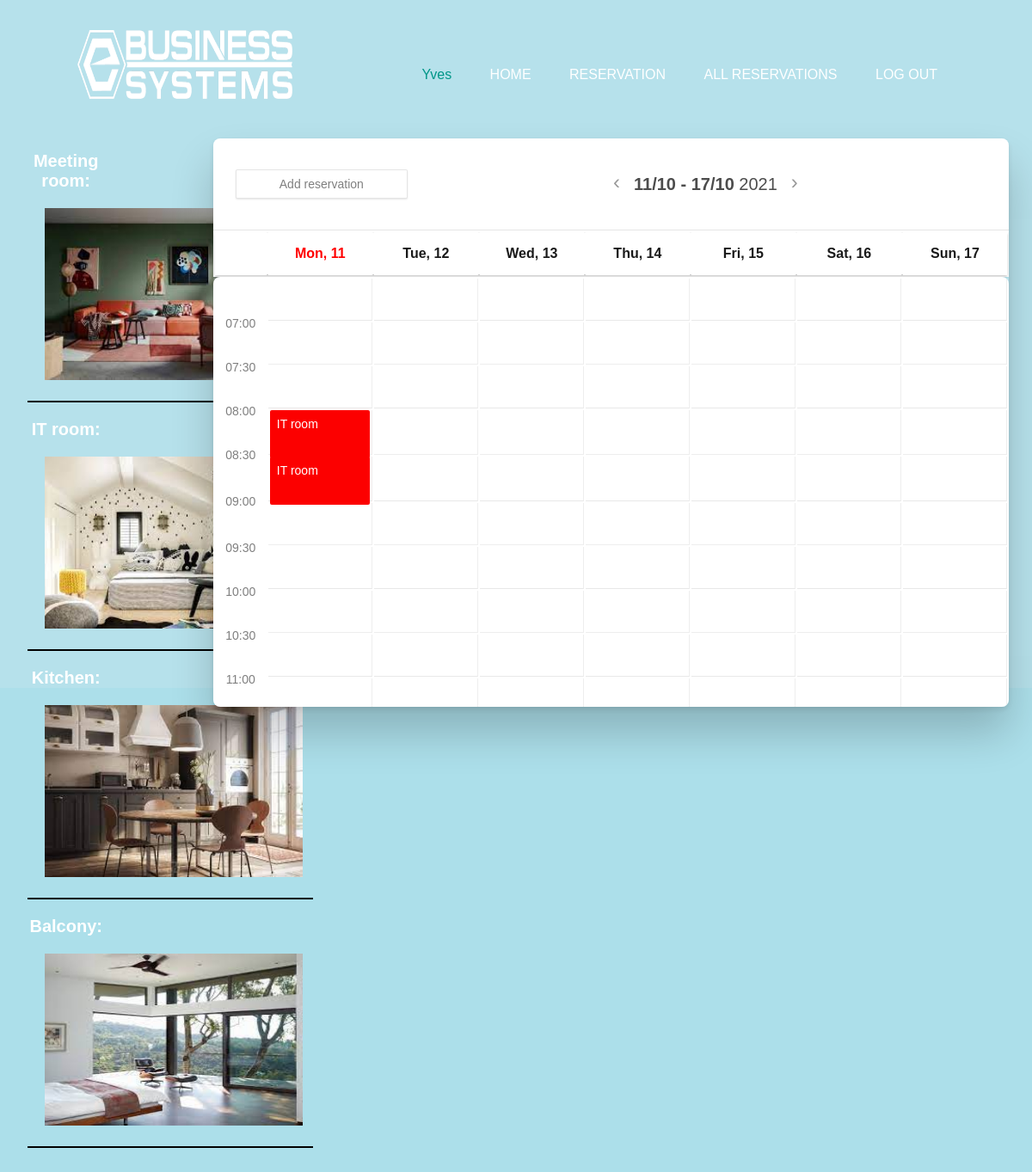
Screenshot of /index2.php (signed in) with the database file from the repository.
### tables this page shows
CREATE TABLE `rooms` (
  `id` int(11) NOT NULL,
  `name` varchar(20) NOT NULL,
  `description` text DEFAULT NULL,
  `floor_id` int(11) DEFAULT NULL,
  `slika` text NOT NULL
);

CREATE TABLE `reservations` (
  `id` int(11) NOT NULL,
  `name` varchar(250) NOT NULL,
  `date` timestamp NOT NULL DEFAULT current_timestamp() ON UPDATE current_timestamp(),
  `end_time` timestamp NOT NULL DEFAULT '0000-00-00 00:00:00',
  `room_id` int(11) DEFAULT NULL,
  `user_id` int(11) DEFAULT NULL
);

### index2.php (the view, shortened to what this page needs)
<?php
include("functions.php");
function whileSQL($con, $day, $time){
  $sql = "SELECT r.id AS id, r.date AS start_time, r.end_time AS end_time, r.name AS reservation_name, ro.name AS room_name, ro.floor_id AS floor_id, ro.id AS room_id, r.room_id AS rezRoom_id FROM reservations r INNER JOIN rooms ro ON ro.id=r.room_id";
  $result = mysqli_query($con, $sql);
  while($row=mysqli_fetch_assoc($result)){
    $cas = new DateTime(date("Y-m-d",$day)." $time:00");
    $zacetek = new DateTime($row["start_time"]);
    $konec = new DateTime($row["end_time"]);
    if (($cas > $zacetek) && ($cas <= $konec)){
      if($row['room_id'] == 1)
      {
          echo "<div class='event'>".$row["room_name"]."<div class='overlay_event'>"."<span class='text_overlay'>"."Reserved by: ".$row["reservation_name"]."</span>"."</div>"."</div>";
      }
      else if($row['room_id'] == 3)
      {
        echo "<div class='drugi_event'>".$row["room_name"]."<div class='overlay_event'>"."<span class='text_overlay'>"."Reserved by: ".$row["reservation_name"]."</span>"."</div>"."</div>";
      }
    }
    else{
    }
  }
}
?>
<!DOCTYPE html>
<html lang="sl" dir="ltr">
<head>
    <link rel="stylesheet" href="index.css">
    <link rel="stylesheet" href="calendar.css">
</head>
<body>
    <div class="banner">
        <div class="navbar">
            <?php
      include("navbar.php");
      ?>
        </div>
      <table class="tabela">
        <tr><td style="border: none">
        <?php
        $sql="SELECT * FROM rooms";
        $result=mysqli_query($con, $sql);
        while($row = mysqli_fetch_array($result))
        {
          $room_name=$row['name'];
          $url_slike=$row['slika'];
        ?>
        <div class="container">
        <p class="tekst_slike">  <?php echo $room_name.":"; ?> </p><img src="<?php echo $url_slike; ?>" alt="Avatar" class="image">
    </div><hr class="crta_pod_sliko"><?php } ?>
      </td>
      <td class="table_row"><div class="sticky_row"> <div class="calendar">
            <header>
                <a href="rezervacija.php"><button class="secondary" style="align-self: flex-start; flex: 0 0 1">Add
                        reservation</button></a>
                <div class="calendar__title" style="display: flex; justify-content: center; align-items: center">
                    <div><a class="icon secondary chevron_left" href="index2.php?date=back">‹</a></div>
                    <?php
        $startOfWeek = date_create(date("y-m-d"));
        $endOfWeek = date_create(date('y-m-d', strtotime('+ 6 days')));
        ?>
                    <h1 class="" style="flex: 1;"><span></span><strong><?php echo date_format($startOfWeek, "d/m") ?> -
                            <?php echo date_format($endOfWeek, "d/m") ?> </strong><?php echo date("Y"); ?></h1>
                    <div><a class="icon secondary chevron_left" href="index2.php?date=next">›</a></div>
                </div>
            </header>
            <div class="outer">
                <table>
                    <thead>
                        <tr>
                            <th class="headcol"></th>
                            <th class="today"> <?php echo date_format($startOfWeek, "D, j"); ?></th>
                            <th><?php echo date("D, j", strtotime(date_format($startOfWeek, "Y-m-d"). '+1 days')); ?>
                            </th>
                            <th><?php echo date("D, j", strtotime(date_format($startOfWeek, "Y-m-d"). '+2 days')); ?>
                            </th>
                            <th><?php echo date("D, j", strtotime(date_format($startOfWeek, "Y-m-d"). '+3 days')); ?>
                            </th>
                            <th><?php echo date("D, j", strtotime(date_format($startOfWeek, "Y-m-d"). '+4 days')); ?>
                            </th>
                            <th><?php echo date("D, j", strtotime(date_format($startOfWeek, "Y-m-d"). '+5 days')); ?>
                            </th>
                            <th><?php echo date("D, j", strtotime(date_format($startOfWeek, "Y-m-d"). '+6 days')); ?>
                            </th>
                        </tr>
                    </thead>
                </table>
                <div class="wrap">
                    <table class="offset">
                        <tbody>
                            <?php
    $times = array("07:00","07:30","08:00","08:30","09:00", "09:30", "10:00", "10:30", "11:00", "11:30", "12:00", "12:30", "13:00", "13:30", "14:00", "14:30", "15:00", "15:30", "16:00", "16:30", "17:00", "17:30", "18:00", "18:30", "19:00", "19:30", "20:00", "20:30", "21:00");
    $mon = strtotime(date_format($startOfWeek, "Y-m-d"));
    foreach ($times as $time) {
      ?>
                            <tr>
                                <td class='headcol'><?php echo $time ?></td>
                                <td>
                                    <?php whileSQL($con, $mon, $time); ?>
                                </td>
                                <td>
                                </td>
                                <td>
                                </td>
                                <td>
                                </td>
                                <td>
                                </td>
                                <td>
                                </td>
                                <td>
                                </td>
                            </tr>
                            <?php
    }
    ?>
                        </tbody>
                    </table>
                </div>
            </div></div></td></tr>  </table>
        </div>
</body>
</html>

### index.css (style rules this page uses)
* { margin: 0; padding: 0; font-family: sans-serif; }
body, html { background-color: #9fdae7db; }
.banner { width: 100%; height: 100vh; background-color: #9fdae7bd; background-size: cover; background-position: center; background-attachment: fixed; }
.navbar { width: 85%; margin: auto; padding: 35px 0; display: flex; align-items: center; justify-content: space-between; }
button { width: 200px; padding: 15px 0; text-align: center; margin: 20px 10px; border-radius: 25px; font-weight: bold; border: 2px solid #009688; background: transparent; color: #fff; cursor: pointer; position: relative; overflow: hidden; }
a { color: #fff; text-decoration: none; cursor: default; }
p { margin-top: 20px; text-align: center; }
.image { width: 300px; height: 200px; padding: 20px; margin-left: 30px; }
.container { position: relative; width: 50%; }
.tekst_slike { font-weight: bold; font-size: 20px; margin-left: 30px; color: white; position: relative; }
.crta_pod_sliko { border: 1px solid black; width: 330px; margin-left: 30px; }
.tabela { background: none; position: absolute; }
.table_row { border: none; width: 80%; }
.sticky_row { position: -webkit-sticky; position: sticky; top: 0; padding: 5px; }

### calendar.css (style rules this page uses)
body { flex-direction: column; display: flex; align-items: center; align-content: center; justify-content: center; font-family: "DINPro", "Helvetica Neue", sans-serif; margin: 0; background: #fafafa; box-sizing: border-box; height: 100vh; }
.outer { position: relative; }
.calendar { float: right; margin: 0 auto; margin-right: 20px; max-width: 1100px; min-width: 500px; box-shadow: 0px 30px 50px rgba(0, 0, 0, 0.2), 0px 3px 7px rgba(0, 0, 0, 0.1); border-radius: 8px; }
.wrap { background: #fff; overflow-x: hidden; overflow-y: scroll; max-width: 1280px; height: 500px; border-radius: 8px; }
thead { box-shadow: 0px 2px 3px rgba(0, 0, 0, 0.2); }
thead th { text-align: center; width: 100%; }
header { background: #fff; padding: 1rem; color: rgba(0, 0, 0, 0.7); border-bottom: 1px solid rgba(0, 0, 0, 0.1); position: relative; display: flex; flex-direction: row; justify-content: space-between; align-items: center; border-radius: 8px 8px 0px 0px; }
header h1 { font-size: 1.25rem; text-align: center; font-weight: normal; }
tbody { top: 50px; }
table { background: #fff; width: 100%; height: 100%; table-layout: fixed; }
.headcol { width: 60px; font-size: 0.875rem; font-weight: 500; color: rgba(0, 0, 0, 0.5); padding: 0.25rem 0; text-align: center; border: 0; top: 40px; border-bottom: 1px solid transparent; }
thead th { font-size: 1rem; font-weight: bold; color: rgba(0, 0, 0, 0.9); padding: 1rem; }
thead { z-index: 2; background: white; border-bottom: 2px solid #ddd; }
tr, tr td { height: 20px; }
td { text-align: center; }
tr:nth-child(odd) td:not(.headcol) { border-bottom: 1px solid #e8e8e8; }
tr:nth-child(even) td:not(.headcol) { border-bottom: 1px solid #eee; }
tr td { border-right: 1px solid #eee; padding: 0; white-space: none; word-wrap: nowrap; }
tbody tr td { position: relative; vertical-align: top; height: 40px; width: auto; }
.secondary { color: rgba(0, 0, 0, 0.4); }
.drugi_event { background: #fc0000; color: white; border-radius: 2px; text-align: left; font-size: 0.875rem; z-index: 2; padding: 0.5rem; overflow-x: hidden; transition: all 0.2s; cursor: pointer; margin-left: 2px; margin-right: 2px; margin-bottom: -5px; height: 40px; }
button.secondary { border: 1px solid rgba(0, 0, 0, 0.1); background: white; padding: 0.5rem 0.75rem; font-size: 14px; border-radius: 2px; color: rgba(0, 0, 0, 0.5); box-shadow: 0px 1px 2px rgba(0, 0, 0, 0.1); cursor: pointer; font-weight: 500; }
.today { color: red; }
.icon { font-size: 1.5rem; margin: 0 1rem; text-align: center; cursor: pointer; vertical-align: middle; position: relative; top: -2px; }

### rows the page displays
rooms: name "Meeting room", slika (picture)
rooms: name "IT room", slika (picture)
rooms: name "Kitchen", slika (picture)
rooms: name "Balcony", slika (picture)
reservations: room.name "IT room"

### other values shown
$_SESSION["username"] "Yves"
date_format($startOfWeek, "d/m") "11/10"
date_format($endOfWeek, "d/m") "17/10"
date_format($startOfWeek, "D, j") "Mon, 11"
date("D, j", strtotime(date_format($startOfWeek, "Y-m-d"). '+1 days')) "Tue, 12"
date("D, j", strtotime(date_format($startOfWeek, "Y-m-d"). '+2 days')) "Wed, 13"
date("D, j", strtotime(date_format($startOfWeek, "Y-m-d"). '+3 days')) "Thu, 14"
date("D, j", strtotime(date_format($startOfWeek, "Y-m-d"). '+4 days')) "Fri, 15"
date("D, j", strtotime(date_format($startOfWeek, "Y-m-d"). '+5 days')) "Sat, 16"
date("D, j", strtotime(date_format($startOfWeek, "Y-m-d"). '+6 days')) "Sun, 17"
$time "07:00"
$time "07:30"
$time "08:00"
$time "08:30"
$time "09:00"
